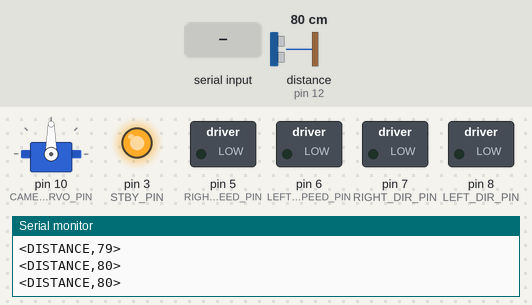
Simulated run of this program. Board: Arduino Uno, built with avr-gcc and run on an emulated ATmega328P. Shown: servo, switched loads named in the program (green lamp = pin HIGH), output pins drawn as LEDs (lit = HIGH), the last lines printed to the serial monitor. Wiring (inferred from the names in the program): ultrasonic range finder: trigger pin 13; echo pin 12. The test bench sets the inputs (shaded band); at power-on: distance to the obstacle (sensor on pin 12) 80 cm. The echo pulse lasts 58.3 µs per cm; pins used as bus, display or sensor lines are not drawn.

Above: at 1.2 s.
1.3 s: "<SERVO,1>" received over Serial
At 2.5 s:
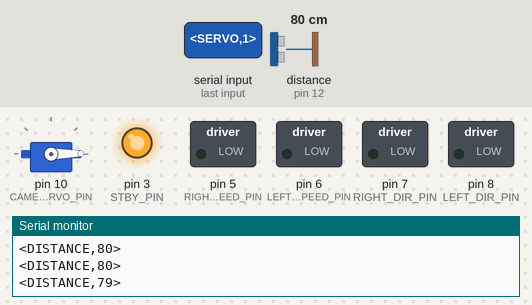
2.8 s: "<SERVO,150>" received over Serial
At 3.8 s:
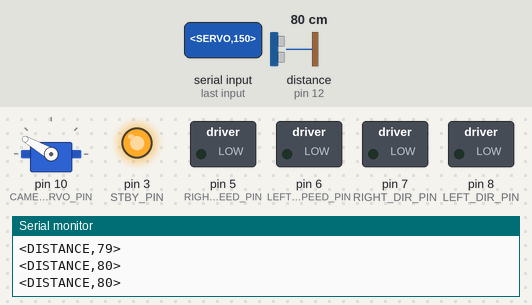
Timing chart, 0 to 5.8 s (numbered marks = the images above; inputs shaded):
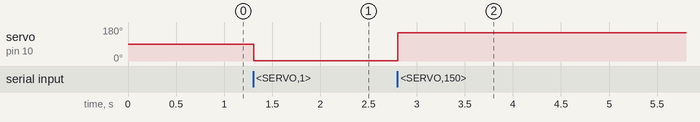

The program:

main.cpp
```cpp
#include <Arduino.h>
#include <Servo.h>
#include <avr/wdt.h>
#include <string.h>
#include <stdlib.h>

// --- FORWARD DECLARATIONS (Fixes "not declared in this scope" errors) ---
void stopMotors();
void setMotor(int motorId, char dir, int speed);
void readSerialInput();
void parseCommand(char* packet);
void checkHeartbeat();
void applyCameraServo(int position);
int readUltrasonicDistance();
void updateUltrasonicTelemetry();

// --- CONFIGURATION ---
const unsigned long HEARTBEAT_TIMEOUT_MS = 200;
const size_t SERIAL_BUF_SIZE = 32;

// Geared DC motors need a minimum duty cycle to overcome static friction.
// Below this the coils buzz/hum without turning. Tune 70-95 to your motors.
const int MIN_MOVE_PWM = 100;

// Ultrasonic sensor configuration (SmartCar Shield v1.1 pinout)
const uint8_t ULTRASONIC_TRIG_PIN = 13;
const uint8_t ULTRASONIC_ECHO_PIN = 12;
const unsigned long ULTRASONIC_UPDATE_INTERVAL_MS = 100; // Update every 100ms
const int EMERGENCY_STOP_DISTANCE_CM = 10; // Stop if obstacle within 10cm

// ELEGOO Smart Robot Car V4.0 pin assignments (from DeviceDriverSet_xxx0.h)
// Motor A (Right): PWMA=5, AIN_1=7
// Motor B (Left):  PWMB=6, BIN_1=8
// STBY=3
const uint8_t RIGHT_SPEED_PIN = 5;  // PWMA (Motor A)
const uint8_t RIGHT_DIR_PIN = 7;    // AIN_1 (Motor A direction)
const uint8_t LEFT_SPEED_PIN = 6;   // PWMB (Motor B)
const uint8_t LEFT_DIR_PIN = 8;     // BIN_1 (Motor B direction)
const uint8_t STBY_PIN = 3;         // STBY pin (ELEGOO uses pin 3)

// Servo pin - can be overridden with build flag -DCAMERA_SERVO_PIN=X
#ifndef CAMERA_SERVO_PIN
#define CAMERA_SERVO_PIN 10
#endif
const uint8_t MY_ROBOT_SERVO_PIN = CAMERA_SERVO_PIN;
const int CAMERA_SERVO_CENTER = 90;

Servo cameraServo;

char serialBuffer[SERIAL_BUF_SIZE];
size_t bufferIndex = 0;
bool bufferInProgress = false;

// Independent motor tracking for the heartbeat
bool motor1Active = false;
bool motor2Active = false;
unsigned long lastCommandTime = 0;

// Ultrasonic sensor state
unsigned long lastUltrasonicUpdate = 0;
int currentDistanceCm = 0;

void setup() {
  Serial.begin(115200);
  wdt_enable(WDTO_500MS);

  // ELEGOO motor driver pin configuration
  pinMode(LEFT_SPEED_PIN, OUTPUT);
  pinMode(LEFT_DIR_PIN, OUTPUT);
  pinMode(RIGHT_SPEED_PIN, OUTPUT);
  pinMode(RIGHT_DIR_PIN, OUTPUT);
  pinMode(STBY_PIN, OUTPUT);
  digitalWrite(STBY_PIN, HIGH); // Force motor driver awake

  // Ultrasonic sensor pin configuration
  pinMode(ULTRASONIC_TRIG_PIN, OUTPUT);
  pinMode(ULTRASONIC_ECHO_PIN, INPUT);
  digitalWrite(ULTRASONIC_TRIG_PIN, LOW);

  stopMotors();

  cameraServo.attach(MY_ROBOT_SERVO_PIN);
  cameraServo.write(CAMERA_SERVO_CENTER);

  lastCommandTime = millis();
  Serial.println("UNO READY");
}

void loop() {
  wdt_reset();
  checkHeartbeat();
  readSerialInput();
  updateUltrasonicTelemetry();
}

// --- FUNCTION DEFINITIONS ---
void stopMotors() {
  // ELEGOO single-pin control: direction pin LOW = stop/brake
  digitalWrite(LEFT_DIR_PIN, LOW);
  analogWrite(LEFT_SPEED_PIN, 0);

  digitalWrite(RIGHT_DIR_PIN, LOW);
  analogWrite(RIGHT_SPEED_PIN, 0);

  // Keep state synced with hardware
  motor1Active = false;
  motor2Active = false;
}

void setMotor(int motorId, char dir, int speed) {
  uint8_t speedPin, dirPin;

  if (motorId == 1) { // Motor 1 = Right (Motor A)
    speedPin = RIGHT_SPEED_PIN;
    dirPin = RIGHT_DIR_PIN;
  } else if (motorId == 2) { // Motor 2 = Left (Motor B)
    speedPin = LEFT_SPEED_PIN;
    dirPin = LEFT_DIR_PIN;
  } else {
    return;
  }

  bool isMoving = false;

  // ELEGOO single-pin control: LOW = forward, HIGH = backward
  if (dir == 'F') {
    if (speed > 0 && speed < MIN_MOVE_PWM) speed = MIN_MOVE_PWM;
    digitalWrite(dirPin, LOW);    // Forward
    analogWrite(speedPin, speed);
    isMoving = true;
  } else if (dir == 'B') {
    if (speed > 0 && speed < MIN_MOVE_PWM) speed = MIN_MOVE_PWM;
    digitalWrite(dirPin, HIGH);   // Backward
    analogWrite(speedPin, speed);
    isMoving = true;
  } else { // Stop
    digitalWrite(dirPin, LOW);
    analogWrite(speedPin, 0);
    isMoving = false;
  }

  // Debug: output actual pin states
  Serial.print("<DBG,M");
  Serial.print(motorId);
  Serial.print(",pin=");
  Serial.print(speedPin);
  Serial.print(",spd=");
  Serial.print(speed);
  Serial.print(",dir=");
  Serial.print(dirPin);
  Serial.print(",");
  Serial.print(digitalRead(dirPin) ? "HIGH" : "LOW");
  Serial.println(">");

  // Sync specific motor state
  if (motorId == 1) motor1Active = isMoving;
  if (motorId == 2) motor2Active = isMoving;
}

void readSerialInput() {
  while (Serial.available() > 0) {
    char incomingChar = Serial.read();

    if (incomingChar == '<') {
      bufferInProgress = true;
      bufferIndex = 0;
    } else if (incomingChar == '>') {
      bufferInProgress = false;
      serialBuffer[bufferIndex] = '\0'; // Safely terminate the string
      parseCommand(serialBuffer);
      lastCommandTime = millis();
    } else if (bufferInProgress && bufferIndex < SERIAL_BUF_SIZE - 1) {
      serialBuffer[bufferIndex++] = incomingChar;
    }
  }
}

void parseCommand(char* packet) {
  if (packet == NULL || packet[0] == '\0') return;

  char* token = strtok(packet, ",");
  if (token == NULL) return;

  if (strcmp(token, "SERVO") == 0) {
    token = strtok(NULL, ",");
    if (token != NULL) {
      applyCameraServo(atoi(token));
    }
    return;
  }

  int motorId = atoi(token);
  token = strtok(NULL, ",");
  if (token == NULL) return;
  char dir = token[0];

  token = strtok(NULL, ",");
  if (token == NULL) return;
  int speedVal = constrain(atoi(token), 0, 255);

  // Debug: echo received command
  Serial.print("<ACK,M");
  Serial.print(motorId);
  Serial.print(",");
  Serial.print(dir);
  Serial.print(",");
  Serial.print(speedVal);
  Serial.println(">");

  setMotor(motorId, dir, speedVal);
}

void applyCameraServo(int position) {
  cameraServo.write(constrain(position, 0, 180));
}

void checkHeartbeat() {
  if ((motor1Active || motor2Active) && (millis() - lastCommandTime > HEARTBEAT_TIMEOUT_MS)) {
    stopMotors();
  }
}

int readUltrasonicDistance() {
  // Send a 10 microsecond pulse to trigger the sensor
  digitalWrite(ULTRASONIC_TRIG_PIN, LOW);
  delayMicroseconds(2);
  digitalWrite(ULTRASONIC_TRIG_PIN, HIGH);
  delayMicroseconds(10);
  digitalWrite(ULTRASONIC_TRIG_PIN, LOW);

  // Read the echo pulse duration (timeout at 30ms for ~5m max distance)
  long duration = pulseIn(ULTRASONIC_ECHO_PIN, HIGH, 30000);

  // Convert to distance in cm (speed of sound = 343 m/s)
  // Distance = (duration * speed of sound) / 2
  // Distance in cm = (duration * 0.0343) / 2 = duration * 0.01715
  int distance = duration * 0.01715;

  // Return 0 if timeout (no echo received)
  if (distance == 0 || distance > 400) {
    return 0;
  }

  return distance;
}

void updateUltrasonicTelemetry() {
  unsigned long now = millis();

  // Update ultrasonic reading at fixed interval
  if (now - lastUltrasonicUpdate >= ULTRASONIC_UPDATE_INTERVAL_MS) {
    lastUltrasonicUpdate = now;
    currentDistanceCm = readUltrasonicDistance();

    // Publish distance telemetry
    Serial.print("<DISTANCE,");
    Serial.print(currentDistanceCm);
    Serial.println(">");

    // Emergency stop if obstacle is too close
    if (currentDistanceCm > 0 && currentDistanceCm < EMERGENCY_STOP_DISTANCE_CM) {
      if (motor1Active || motor2Active) {
        stopMotors();
        Serial.print("<ALERT,OBSTACLE,");
        Serial.print(currentDistanceCm);
        Serial.println(">");
      }
    }
  }
}
```

Measured:
- after the input at 1.3 s, servo on pin 10 (CAMERA_SERVO_PIN): 90° → 1° at once
- after the input at 2.8 s, servo on pin 10 (CAMERA_SERVO_PIN): 1° → 150° at once
